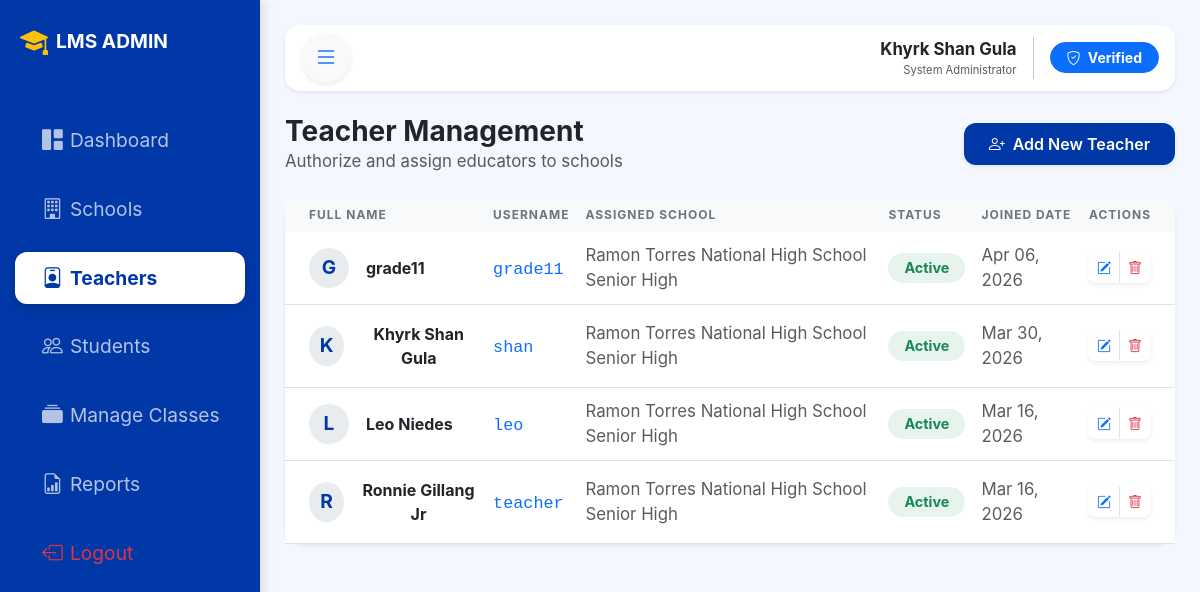
The page /admin/manage_teachers.php (signed in) on the database its author committed.
### tables this page shows
CREATE TABLE `teachers` (
  `teacher_id` int(11) NOT NULL,
  `school_id` int(11) NOT NULL,
  `username` varchar(50) NOT NULL,
  `password` varchar(255) NOT NULL,
  `full_name` varchar(100) NOT NULL,
  `status` enum('Active','Inactive') DEFAULT 'Active',
  `created_at` timestamp NOT NULL DEFAULT current_timestamp()
);

CREATE TABLE `schools` (
  `school_id` int(11) NOT NULL,
  `school_id_code` varchar(20) NOT NULL,
  `school_name` varchar(100) NOT NULL,
  `school_type` enum('Public','Private') DEFAULT 'Public',
  `school_address` text DEFAULT NULL,
  `created_at` timestamp NOT NULL DEFAULT current_timestamp()
);

### admin/manage_teachers.php (the view, shortened to what this page needs)
<?php
include '../db_connection.php';
?>
<!DOCTYPE html>
<html lang="en">
<head>
    <link href="https://cdn.jsdelivr.net/npm/bootstrap@5.3.0/dist/css/bootstrap.min.css" rel="stylesheet">
    <link rel="stylesheet" href="https://cdn.jsdelivr.net/npm/bootstrap-icons@1.11.0/font/bootstrap-icons.css">
    <link rel="stylesheet" href="style.css">
</head>
<body>
    <?php include 'sidebar.php'; ?>
    <div id="main-wrapper">
        <nav class="navbar navbar-expand bg-white shadow-sm mb-4 px-3">
            <button class="btn btn-light rounded-circle shadow-sm" id="toggle-btn">
                <i class="bi bi-list fs-4 text-primary"></i>
            </button>
            <div class="ms-auto d-flex align-items-center">
                <div class="text-end me-3 d-none d-md-block">
                    <p class="mb-0 small fw-bold"><?php echo $_SESSION['full_name']; ?></p>
                    <p class="mb-0 text-muted" style="font-size: 0.7rem;">System Administrator</p>
                </div>
                <button class="btn btn-primary rounded-pill px-3 btn-sm fw-bold">
                    <i class="bi bi-shield-check me-1"></i> Verified
                </button>
            </div>
        </nav>
        <div class="d-flex justify-content-between align-items-center mb-4">
            <div>
                <h3 class="fw-bold mb-0 text-dark">Teacher Management</h3>
                <p class="text-muted small mb-0">Authorize and assign educators to schools</p>
            </div>
            <button class="btn btn-add px-4 py-2 shadow-sm" data-bs-toggle="modal" data-bs-target="#addTeacherModal">
                <i class="bi bi-person-plus me-2"></i>Add New Teacher
            </button>
        </div>
        <div class="card teacher-card shadow-sm border-0">
            <div class="card-body p-0">
                <div class="table-responsive">
                    <table class="table table-hover align-middle mb-0">
                        <thead>
                            <tr>
                                <th class="ps-4">Full Name</th>
                                <th>Username</th>
                                <th>Assigned School</th>
                                <th>Status</th>
                                <th>Joined Date</th>
                                <th class="text-end pe-4">Actions</th>
                            </tr>
                        </thead>
                        <tbody>
    <?php
    $sql = "SELECT t.*, s.school_name
            FROM teachers t
            LEFT JOIN schools s ON t.school_id = s.school_id
            ORDER BY t.created_at DESC";
    $result = mysqli_query($conn, $sql);
    if (mysqli_num_rows($result) > 0) {
        while($row = mysqli_fetch_assoc($result)) {
            $status_class = ($row['status'] == 'Active') ? 'bg-success' : 'bg-secondary';
            $initial = strtoupper(substr($row['full_name'], 0, 1));
            ?>
            <tr>
                <td class='ps-4'>
                    <div class='d-flex align-items-center py-2'>
                        <div class='avatar-circle me-3'><?php echo $initial; ?></div>
                        <button type="button"
                                class="btn btn-link p-0 fw-bold text-decoration-none text-dark"
                                onclick="showTeacherProfile(<?php echo $row['teacher_id']; ?>)">
                            <?php echo $row['full_name']; ?>
                        </button>
                    </div>
                </td>
                <td><code class='text-primary'><?php echo $row['username']; ?></code></td>
                <td class='text-muted small'><?php echo $row['school_name'] ?? 'Unassigned'; ?></td>
                <td>
                    <span class='badge <?php echo $status_class; ?> bg-opacity-10 text-<?php echo str_replace('bg-', '', $status_class); ?> px-3 py-2 rounded-pill'>
                        <?php echo $row['status']; ?>
                    </span>
                </td>
                <td class='text-muted small'><?php echo date('M d, Y', strtotime($row['created_at'])); ?></td>
                <td class='text-end pe-4'>
                    <div class='btn-group shadow-sm rounded-3'>
                        <button class='btn btn-white btn-sm border-end text-primary'><i class='bi bi-pencil-square'></i></button>
                        <a href='manage_teachers.php?delete=<?php echo $row['teacher_id']; ?>'
                           onclick="return confirm('Remove this teacher?')"
                           class='btn btn-white btn-sm text-danger'><i class='bi bi-trash'></i></a>
                    </div>
                </td>
            </tr>
            <?php
        }
    } else {
        echo "<tr><td colspan='6' class='text-center py-4'>No teachers found.</td></tr>";
    }
    ?>
</tbody>
                    </table>
                </div>
            </div>
        </div>
    </div>
</body>
</html>

### admin/style.css (style rules this page uses)
:root { --bg-dark: #0038a8; --accent: #ffffff; --text-gray: #94a3b8; --sidebar-width: 260px; --sidebar-collapsed-width: 80px; }
#main-wrapper { margin-left: var(--sidebar-width); transition: all 0.3s ease; padding: 25px; background-color: #f4f7fe; min-height: 100vh; }

### admin/manage_teachers.php (style rules this page uses)
:root { --deped-blue: #0038a8; --sidebar-width: 260px; --sidebar-collapsed-width: 80px; }
body { background-color: #f4f7fe; font-family: 'Inter', sans-serif; overflow-x: hidden; font-size: larger; }
#main-wrapper { margin-left: var(--sidebar-width); padding: 25px; transition: all 0.3s ease; min-height: 100vh; }
.navbar { border-radius: 15px; }
.teacher-card { border: none; border-radius: 20px; }
.btn-add { background-color: var(--deped-blue); color: white; border-radius: 12px; font-weight: 600; transition: 0.3s; }
.table thead th { background-color: #f8f9fa; color: #6c757d; font-size: 0.75rem; text-transform: uppercase; border: none; letter-spacing: 1px; }
.avatar-circle { width: 40px; height: 40px; background-color: #e9ecef; display: flex; align-items: center; justify-content: center; border-radius: 50%; font-weight: bold; color: var(--deped-blue); }

### rows shown on the page
teachers: full_name "G", full_name "grade11", username "grade11", school.school_name "Ramon Torres National High School Senior High", status "Active", created_at "Apr 06, 2026"
teachers: full_name "K", full_name "Khyrk Shan Gula", username "shan", school.school_name "Ramon Torres National High School Senior High", status "Active", created_at "Mar 30, 2026"
teachers: full_name "L", full_name "Leo Niedes", username "leo", school.school_name "Ramon Torres National High School Senior High", status "Active", created_at "Mar 16, 2026"
teachers: full_name "R", full_name "Ronnie Gillang Jr", username "teacher", school.school_name "Ramon Torres National High School Senior High", status "Active", created_at "Mar 16, 2026"

### other values the page prints
$_SESSION['full_name'] "Khyrk Shan Gula"
